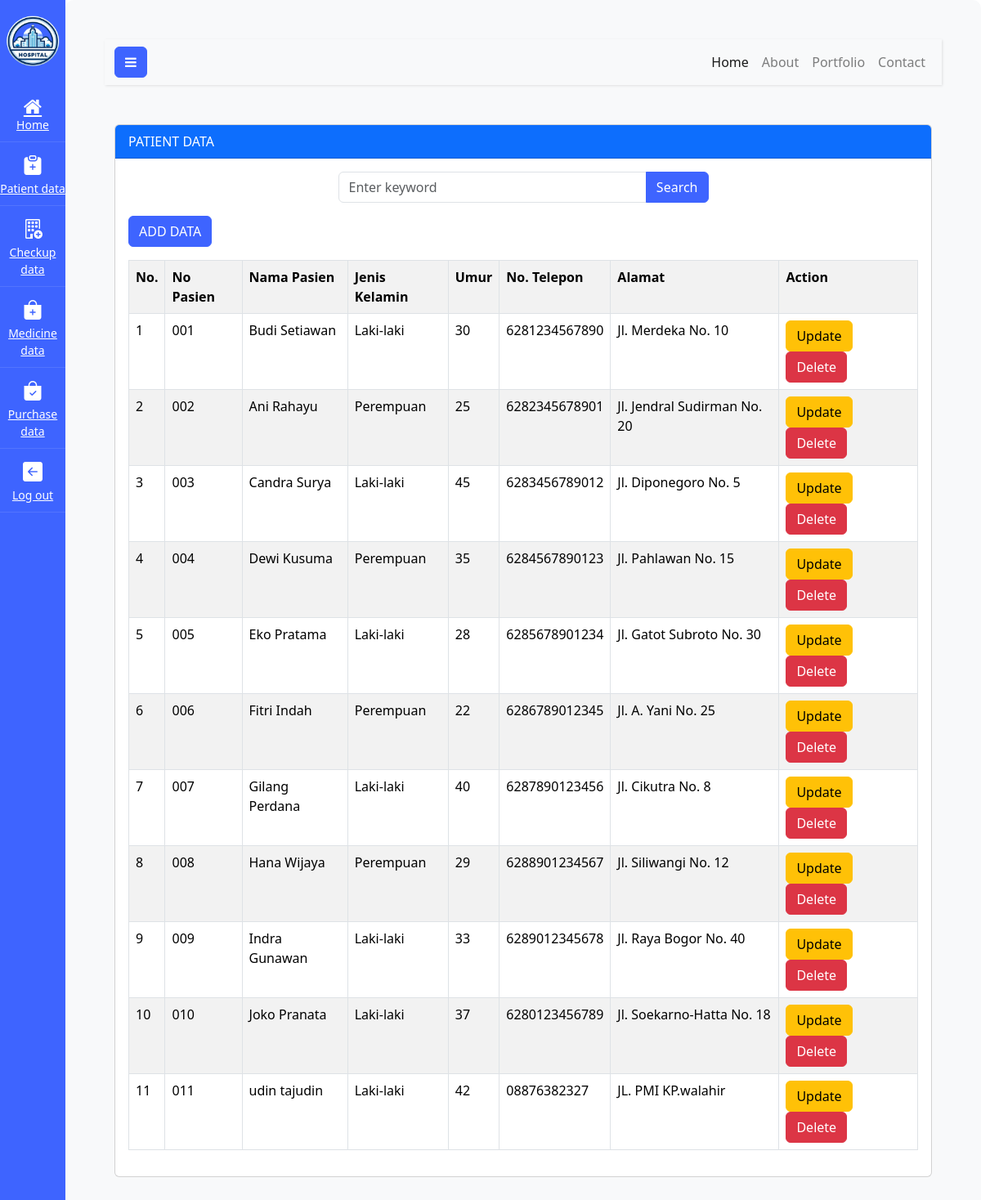
The page /auth/home.php?page=patient (signed in) on the database its author committed.
### tables this page shows
CREATE TABLE `tbpasien` (
  `no_pasien` varchar(20) NOT NULL,
  `nama_pasien` varchar(50) NOT NULL,
  `JK` varchar(10) NOT NULL,
  `umur` int(10) NOT NULL,
  `no_telepon` varchar(13) NOT NULL,
  `alamat` varchar(255) NOT NULL
);

### hospital_pasien.php (the view, shortened to what this page needs)
<?php
include "config.php";
?>
<!doctype html>
<html lang="en">
  <head>
    <link href="https://cdn.jsdelivr.net/npm/bootstrap@5.3.3/dist/css/bootstrap.min.css" rel="stylesheet">
  </head>
  <body>
    <div class="container">
      <div class="mt-3">
        <div class="card mt-5">
          <div class="card-header bg-primary text-white">
            PATIENT DATA
          </div>
          <div class="card-body">
            <div class="col-md-6 mx-auto">
              <form method="POST">
                <div class="input-group mb-3">
                  <input type= "text" name="tsearch" class="form-control" placeholder="Enter keyword">
                  <button class="btn btn-primary" name="bsearch" type="submit">Search</button>
                </div>
              </form>
            </div>
            <button type="button" class="btn btn-primary mb-3" data-bs-toggle="modal"
                    data-bs-target="#ModalAdd">
              ADD DATA
            </button>
            <table class="table table-bordered table-striped table-hover">
              <tr>
                <th>No.</th>
                <th>No Pasien</th>
                <th>Nama Pasien</th>
                <th>Jenis Kelamin</th>
                <th>Umur</th>
                <th>No. Telepon</th>
                <th>Alamat</th>
                <th>Action</th>
              </tr>
              <?php
              $no = 1;
              if (isset($_POST['bsearch'])) {
                $keyword = $_POST['tsearch'];
                $sql2 = "SELECT * FROM tbpasien WHERE no_pasien LIKE '%$keyword%' OR nama_pasien LIKE '%$keyword%' OR JK LIKE '%$keyword%' OR umur LIKE '%$keyword%' OR no_telepon LIKE '%$keyword%' OR alamat LIKE '%$keyword%'";
              } else {
                $sql2 = "SELECT * FROM tbpasien";
              }
              $sql1 = mysqli_query($connection, $sql2);
              while ($data = mysqli_fetch_array($sql1)) :
              ?>
              <tr>
                <td><?= $no++ ?></td>
                <td><?= $data['no_pasien'] ?></td>
                <td><?= $data['nama_pasien'] ?></td>
                <td><?= $data['JK'] ?> </td>
                <td><?= $data['umur'] ?></td>
                <td><?= $data['no_telepon'] ?></td>
                <td><?= $data['alamat'] ?></td>
                <td>
                  <a href="#" class="btn btn-warning" data-bs-toggle="modal"
                     data-bs-target="#modalupdate<?= $no ?>"> Update</a>
                  <a href="#" class="btn btn-danger" data-bs-toggle="modal"
                     data-bs-target="#modaldelete<?= $no ?>"> Delete</a>
                </td>
              </tr>
              <?php endwhile; ?>
            </table>
          </div>
        </div>
      </div>
    </div>
  </body>
</html>

### auth/home.php (shortened to what this page needs)
<!doctype html>
<html lang="en">
<head>
    <link rel="stylesheet" href="https://cdn.jsdelivr.net/npm/bootstrap-icons@1.11.3/font/bootstrap-icons.min.css">
    <link rel="stylesheet" href="https://stackpath.bootstrapcdn.com/font-awesome/4.7.0/css/font-awesome.min.css">
    <link rel="stylesheet" href="css/style.css">
</head>
<body>
<div class="wrapper d-flex align-items-stretch">
    <nav id="sidebar" class="active">
        <h1><a href="home.php" class="logo"><img src="../images/logoAja.png" width="80px;" alt="Hospital Logo"></a></h1>
        <ul class="list-unstyled components mb-5">
            <li class="active">
                <a href="home.php"><span class="fa fa-home"></span> Home</a>
            </li>
            <li class="active">
                <a href="home.php?page=patient"><span class="bi bi-clipboard-plus-fill"></span>Patient data</a>
            </li>
            <li class="active">
                <a href="home.php?page=checkup"><span class="bi bi-building-add"></span>Checkup data</a>
            </li>
            <li class="active">
                <a href="home.php?page=medicine"><span class="bi bi-bag-plus-fill"></span>Medicine data</a>
            </li>
            <li class="active">
                <a href="home.php?page=purchase"><span class="bi-bag-check-fill"></span>Purchase data</a>
            </li>
            <li>
                <a href="../logout.php"><span class="bi bi-arrow-left-square-fill"></span>Log out</a>
            </li>
        </ul>
    </nav>
    <div id="content" class="p-4 p-md-5">
        <nav class="navbar navbar-expand-lg navbar-light bg-light">
            <div class="container-fluid">
                <button type="button" id="sidebarCollapse" class="btn btn-primary">
                    <i class="fa fa-bars"></i>
                </button>
                <div class="collapse navbar-collapse" id="navbarSupportedContent">
                    <ul class="nav navbar-nav ml-auto">
                        <li class="nav-item active"><a class="nav-link" href="home.php">Home</a></li>
                        <li class="nav-item"><a class="nav-link" href="home.php?page=about">About</a></li>
                        <li class="nav-item"><a class="nav-link" href="home.php?page=portfolio">Portfolio</a></li>
                        <li class="nav-item"><a class="nav-link" href="home.php?page=contact">Contact</a></li>
                    </ul>
                </div>
            </div>
        </nav>
        <?php
        if(isset($_GET['page'])) {
            switch ($_GET['page']) {
                case 'patient':
                    include('../hospital_pasien.php');
                    break;
            }
        }
        ?>
    </div>
</div>
</body>
</html>

### rows shown on the page
tbpasien: no_pasien "001", nama_pasien "Budi Setiawan", JK "Laki-laki", umur "30", no_telepon "6281234567890", alamat "Jl. Merdeka No. 10"
tbpasien: no_pasien "002", nama_pasien "Ani Rahayu", JK "Perempuan", umur "25", no_telepon "6282345678901", alamat "Jl. Jendral Sudirman No. 20"
tbpasien: no_pasien "003", nama_pasien "Candra Surya", JK "Laki-laki", umur "45", no_telepon "6283456789012", alamat "Jl. Diponegoro No. 5"
tbpasien: no_pasien "004", nama_pasien "Dewi Kusuma", JK "Perempuan", umur "35", no_telepon "6284567890123", alamat "Jl. Pahlawan No. 15"
tbpasien: no_pasien "005", nama_pasien "Eko Pratama", JK "Laki-laki", umur "28", no_telepon "6285678901234", alamat "Jl. Gatot Subroto No. 30"
tbpasien: no_pasien "006", nama_pasien "Fitri Indah", JK "Perempuan", umur "22", no_telepon "6286789012345", alamat "Jl. A. Yani No. 25"
tbpasien: no_pasien "007", nama_pasien "Gilang Perdana", JK "Laki-laki", umur "40", no_telepon "6287890123456", alamat "Jl. Cikutra No. 8"
tbpasien: no_pasien "008", nama_pasien "Hana Wijaya", JK "Perempuan", umur "29", no_telepon "6288901234567", alamat "Jl. Siliwangi No. 12"
tbpasien: no_pasien "009", nama_pasien "Indra Gunawan", JK "Laki-laki", umur "33", no_telepon "6289012345678", alamat "Jl. Raya Bogor No. 40"
tbpasien: no_pasien "010", nama_pasien "Joko Pranata", JK "Laki-laki", umur "37", no_telepon "6280123456789", alamat "Jl. Soekarno-Hatta No. 18"
tbpasien: no_pasien "011", nama_pasien "udin tajudin", JK "Laki-laki", umur "42", no_telepon "08876382327", alamat "JL. PMI KP.walahir"
